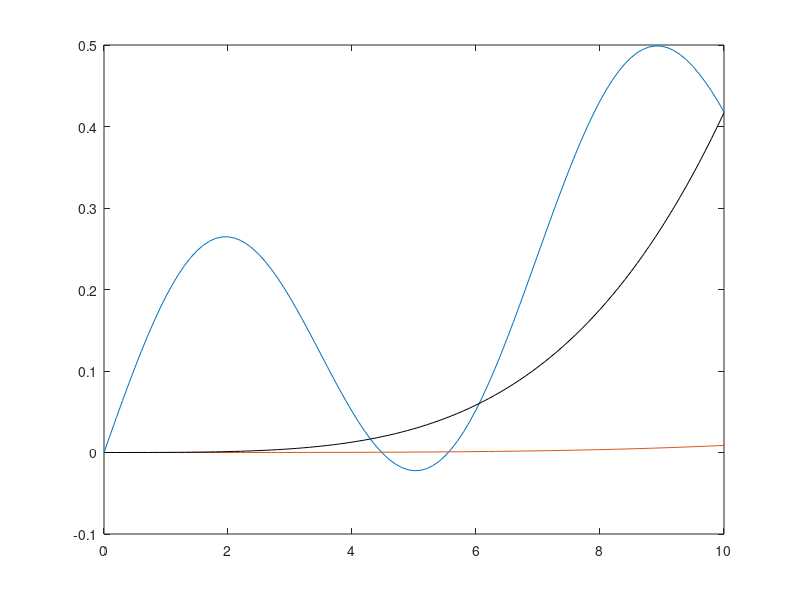

Recreate this plot in MATLAB.
clear
close
clc
x=0:0.1:10;
depth=-10:0.1:10;

z=0.1*(1+sin(depth));
y=0.2*sin(0.9*x)+0.7*sin(0.05*x); % +z;

cs=y(1);%+0.1*rand;
cg=y(end);%+0.1*rand;

plot(x,y)

a=0.000001*(1-2*rand(1,5));
a(1)=0;
for i=1:length(x)
for j=1:length(a) 
    X(j,i)=x(i)^(j-1);
end
end

for i=1:length(x)

    yy(i)=a*X(:,i);

end



hold on
plot(x,yy);

while abs(yy(end)-cg)>0.001
    abs(yy(end)-cg)
%    f0=yy(end)-cg;
   
   g=a*0; 
   temp=a*0;
   
   for j=2:length(a) 
       temp=a*0;
       temp(j)=0.00000001;
   g(j)=(a+temp)*X(:,end)-cg;
   end 
   a=a-0.0000001*g;
    yy(end)=a*X(:,end);
    
end


for i=1:length(x)

    yy(i)=a*X(:,i);

end

hold on
plot(x,yy,'k');





